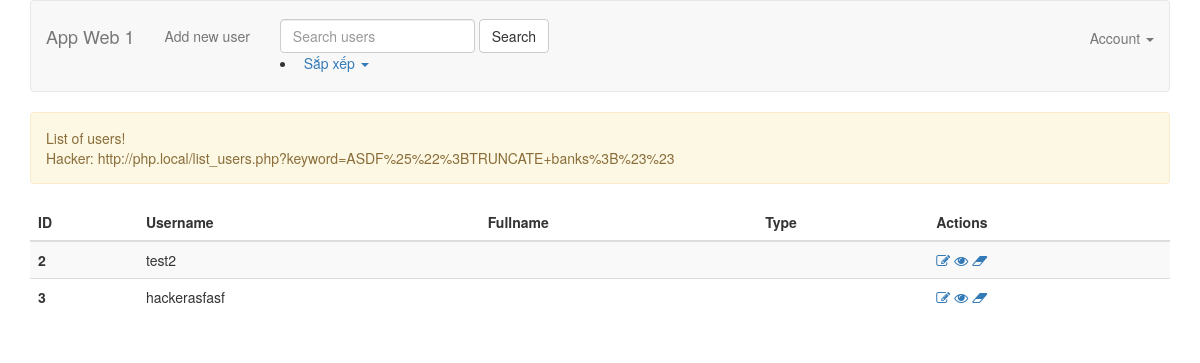
The page /sortbyNameDESC.php on the database as committed earlier.
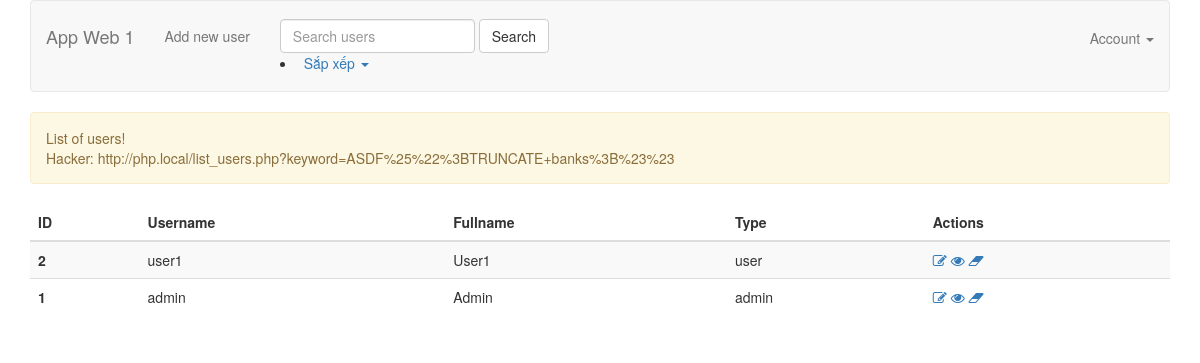
The same page on the database as committed later.
### tables this page shows
CREATE TABLE `users` (
  `id` int(11) NOT NULL,
  `name` varchar(100) NOT NULL,
  `fullname` varchar(100) NOT NULL,
  `email` varchar(100) NOT NULL,
  `type` varchar(100) NOT NULL,
  `password` varchar(250) NOT NULL
);

### models/UserModel.php (called while the page is built, shortened)
<?php
require_once 'BaseModel.php';
class UserModel extends BaseModel {
    public function sortbyNameDESC()
    {
        $sql = 'SELECT * FROM `users` ORDER BY name DESC';
        $user = $this->select($sql);
        return $user;
    }
}

### models/BaseModel.php (called while the page is built, shortened)
<?php
abstract class BaseModel {
    protected static $_connection;
    public function __construct() {
        if (!isset(self::$_connection)) {
            self::$_connection = mysqli_connect(DB_HOST, DB_USER, DB_PASSWORD, DB_NAME,DB_PORT);
        }
    }
    protected function query($sql) {
        $result = self::$_connection->query($sql);
        return $result;
    }
    protected function select($sql) {
        $result = $this->query($sql);
        $rows = [];
        if (!empty($result)) {
            while ($row = $result->fetch_assoc()) {
                $rows[] = $row;
            }
        }
        return $rows;
    }
}

### sortbyNameDESC.php (the view, shortened to what this page needs)
<?php
require_once 'models/UserModel.php';
$userModel = new UserModel();
$users = $userModel->sortbyNameDESC();
?>
<!DOCTYPE html>
<html>
<head>
    <?php include 'views/meta.php' ?>
</head>
<body>
    <?php include 'views/header.php'?>
    <div class="container">
        <?php if (!empty($users)) {?>
            <div class="alert alert-warning" role="alert">
                List of users! <br>
                Hacker: http://php.local/list_users.php?keyword=ASDF%25%22%3BTRUNCATE+banks%3B%23%23
            </div>
            <table class="table table-striped">
                <thead>
                    <tr>
                        <th scope="col">ID</th>
                        <th scope="col">Username</th>
                        <th scope="col">Fullname</th>
                        <th scope="col">Type</th>
                        <th scope="col">Actions</th>
                    </tr>
                </thead>
                <tbody>
                    <?php foreach ($users as $user) {?>
                        <tr>
                            <th scope="row"><?php echo $user['id']?></th>
                            <td>
                                <?php echo $user['name']?>
                            </td>
                            <td>
                                <?php echo $user['fullname']?>
                            </td>
                            <td>
                                <?php echo $user['type']?>
                            </td>
                            <td>
                                <a href="form_user.php?id=<?php echo $user['id'] ?>">
                                    <i class="fa fa-pencil-square-o" aria-hidden="true" title="Update"></i>
                                </a>
                                <a href="view_user.php?id=<?php echo $user['id'] ?>">
                                    <i class="fa fa-eye" aria-hidden="true" title="View"></i>
                                </a>
                                <a href="delete_user.php?id=<?php echo $user['id'] ?>">
                                    <i class="fa fa-eraser" aria-hidden="true" title="Delete"></i>
                                </a>
                            </td>
                        </tr>
                    <?php } ?>
                </tbody>
            </table>
        <?php }else { ?>
            <div class="alert alert-dark" role="alert">
                This is a dark alert—check it out!
            </div>
        <?php } ?>
    </div>
</body>
</html>

Rows that differ between the two databases and show on the page:
removed users: id "3", name "hackerasfasf"
changed users id 2: name "test2" → "user1"; fullname (not shown) → "User1"; type (not shown) → "user"
added users: id "1", name "admin", fullname "Admin", type "admin"
